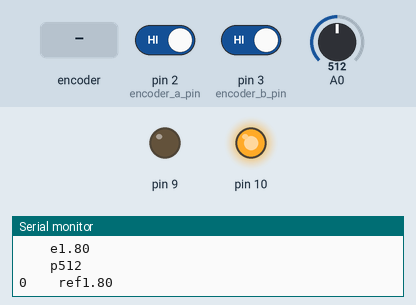
A sketch run on a simulated Arduino Uno, built with avr-gcc and run on an emulated ATmega328P. Parts: output pins drawn as LEDs (lit = HIGH), the last lines printed to the serial monitor. Dashed ring = blinking. Inputs (shaded band) come from the test bench; at power-on: A0 = 512, pin 2 (encoder_a_pin) HIGH, pin 3 (encoder_b_pin) HIGH.

Above: at 1.2 s.
1.3 s: A0 set to 0
At 2.4 s:
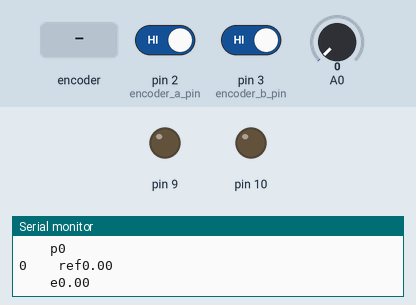
2.8 s: rotary encoder on pin 2 (encoder_a_pin) / pin 3 (encoder_b_pin) turned 3 steps (first pin leading)
At 3.11 s:
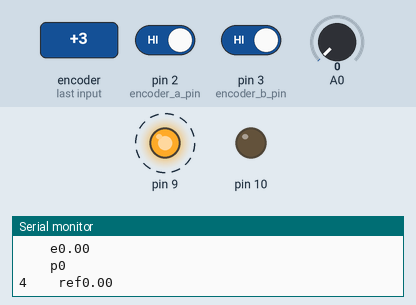
Timing chart, 0 to 5.8 s (numbered marks = the images above; inputs shaded):
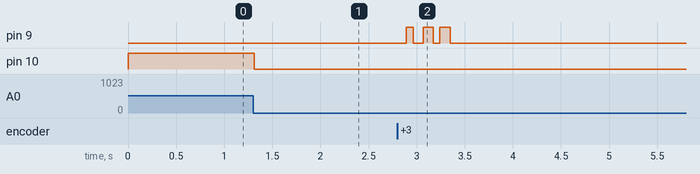

Measured:
- after the input at 1.3 s, pin 10: HIGH → LOW at once
- after the input at 2.8 s, pin 9: alternates HIGH for 0.11 s and LOW for 0.09 s, 6 changes in all, then stays LOW, starting after 0.09 s

The sketch:

final_project.ino
```cpp
volatile int pos = 0;
volatile int encoder_a[2] = {0, 0};
volatile int encoder_b[2] = {0, 0};
//volatile bool encoder_a_error = false;
//volatile bool encoder_b_error = false;
int encoder_a_pin = 2;
int encoder_b_pin = 3;
int pot_val = 0;
float angular_velocity = 0;//counts per ms
int time[2] = {0, 0};

float error_his[2] = {0, 0};
float error = 0;
float error_sum = 0;
float d_error = 0;
float input = 0;
float ref = 0;

//control mode
bool pos_control = false;
bool speed_control = true;

//control parameters
float kp = 50;
float ki = 0;
float kd = 0;

int pos_his[2] = {0,0};

void setup() {
  // put your setup code here, to run once:
  pinMode(A0, INPUT);
  pinMode(2, INPUT);
  pinMode(3, INPUT);

  attachInterrupt(digitalPinToInterrupt(encoder_a_pin), renew_data_a, CHANGE);
  attachInterrupt(digitalPinToInterrupt(encoder_b_pin), renew_data_b, CHANGE);

  Serial.begin(9600);
  time[0] = millis();
  if (speed_controller == true) {
    digitalWrite(9,LOW);
  }
}

void loop() {
  // ***********************************DEBUGGING********************************************
  //Serial.print(encoder_a[0]);
  //Serial.print(encoder_a[1]);
  //Serial.print(encoder_a[2]);
  //Serial.print(encoder_a[3]);
  //Serial.print(";                  ");
  //Serial.print(encoder_b[0]);
  //Serial.print(encoder_b[1]);
  //Serial.print(encoder_b[2]);
  //Serial.print(encoder_b[3]);
  //Serial.print("                   ");
  Serial.print(pos);
  Serial.print("    ref");
  Serial.println(ref);
  Serial.print("    e");
  Serial.println(error);
  Serial.print("    p");
  Serial.println(pot_val);
  //if(encoder_a_error == true) {
  //  Serial.println("Encoder A Counting Error");
  //  encoder_a_error = false;
  //}
  //if(encoder_b_error == true) {
  //  Serial.println("Encoder B Counting Error");
  //  encoder_b_error = false;
  //}

  //***********************************************************************************

  //************************************Control Code Here************************************

  pot_val = analogRead(A0);

  if (pos_control == true) {
    position_controller();
    speed_control = false;
  }

  if (speed_control == true) {
    speed_controller();
  }

  input = kp*error+ki*error_sum+kd*d_error;
  analogWrite(direction(input),constrain(int(round(abs(input)*255)),0,255));

  //***************************angular velocity calc***********************************

  // if the runtime of a interrupt function is larger than 1024/4.81 microseconds, use delayMicroseconds() to calc w
  //pos_his[1] = pos;
  //delayMicroseconds(10000);//10ms delay
  //pos_his[0] = pos;
  //angular_velocity = (pos_his[0]-pos_his[1])/10;

  pos_his[1] = pos_his[0];
  error_his[1] = error_his[0];
  time[1] = time[0];
  pos_his[0] = pos;
  error_his[0] = error;
  time[0] = millis();
  angular_velocity = float(pos_his[0]-pos_his[1])/(time[0]-time[1]);
  d_error = (error_his[0]-error_his[1])/(time[0]-time[1]);
  error_sum = error_sum + error;
  //time sensitive cal go above


}

void renew_data_a() {
  int a = digitalRead(encoder_a_pin);
  encoder_a[1] = encoder_a[0];
  encoder_a[0] = a;
  encoder_b[1] = encoder_b[0];
  calc_pos_a();
}
//run time 4 microseconds


void renew_data_b() {
  int b = digitalRead(encoder_b_pin);
  encoder_a[1] = encoder_a[0];

  encoder_b[1] = encoder_b[0];
  encoder_b[0] = b;
  calc_pos_b();
}
// run time 4 microseconds

void calc_pos_a() {
  if (encoder_b[0] == 0) {
    if (encoder_a[0] > encoder_a[1]) {
      pos++;
    }
    else if (encoder_a[0] < encoder_a[1]) {
      pos--;
    }
//    else {
//      encoder_a_error = true;
//    }
  }
  else if  (encoder_b[0] == 1) {
    if (encoder_a[0] < encoder_a[1]) {
      pos++;
    }
    else if (encoder_a[0] > encoder_a[1]) {
      pos--;
    }
//    else {
//      encoder_a_error = true;
//    }
  }
//  else {
//    encoder_a_error = true;
//  }
}

void calc_pos_b() {
  if (encoder_a[0] == 0) {
    if (encoder_b[0] < encoder_b[1]) {
      pos++;
    }
    else if (encoder_b[0] > encoder_b[1]) {
      pos--;
    }
//    else {
//      encoder_b_error = true;
//    }
  }
  else if  (encoder_a[0] == 1) {
    if (encoder_b[0] > encoder_b[1]) {
      pos++;
    }
    else if (encoder_b[0] < encoder_b[1]) {
      pos--;
    }
//    else {
//      encoder_b_error = true;
//    }
  }
//  else {
//    encoder_b_error = true;
//  }
}

float direction(float plant_input) {
  if (plant_input >= 0) {
    digitalWrite(9,LOW);
    return 10;
  }
  else {
    digitalWrite(10,LOW);
    return 9;
    }
}

void position_controller () {
  ref = float(pot_val)/1023*8245.92;
  error = (ref - float(pos))/8245.92;
  input = kp*error+ki*error_sum+kd*d_error;
  analogWrite(direction(input),constrain(int(round(abs(input)*255)),0,255));
}

void speed_controller () {
  ref = float(pot_val)/1023*3.6;
  error = ref - angular_velocity;
  input = kp*error+ki*error_sum+kd*d_error;
  analogWrite(10,constrain(int(round(input*255)),0,255));
}
```
